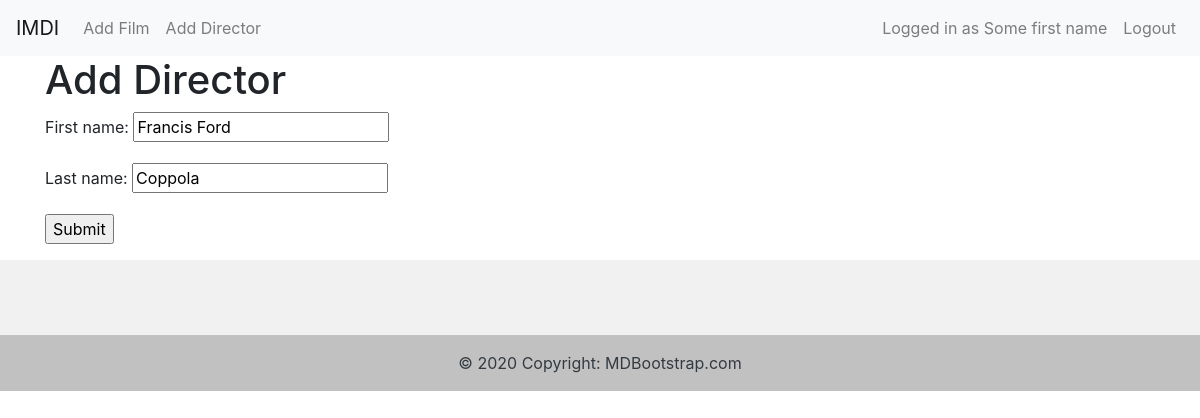
/update-director/1 (signed in), run on the app's committed database.
### accounts/models.py (models this page shows, shortened)
class CustomUser(AbstractUser):
    username = models.CharField(max_length=50, blank=True, null=True, unique=True)
    email = models.EmailField('email address', unique=True)
    first_name = models.CharField(max_length=50)
    last_name = models.CharField(max_length=50)
    phone_number = PhoneNumberField(region='IL')
    REQUIRED_FIELDS = ['first_name', 'email']

### films/models.py (models this page shows, shortened)
class Director(models.Model):
    first_name = models.CharField(max_length=100)
    last_name = models.CharField(max_length=100)

### films/views.py (the view, shortened to what this page needs)
# urls.py: path('update-director/<pk>', views.DirectorUpdateView.as_view(), name='update_director'),
class DirectorUpdateView(UserPassesTestMixin, generic.edit.UpdateView):
    template_name = 'director/add_director.html'
    model = Director
    fields = '__all__'
    def get_context_data(self, **kwargs):
        context = super(DirectorUpdateView, self).get_context_data(**kwargs)
        context['title'] = "Update Director"
        return context
    def test_func(self):
        return self.request.user.is_superuser

### films/templates/director/add_director.html (shortened to what this page needs)
{% extends 'partials/base.html' %}
{% block content %}
    {% include "partials/navbar.html" %}
    <div class="container">
        <h1>Add Director</h1>
        <form action="" method="POST">
            {{ form.as_p }}
            <div class="form-group">
                <input type="submit" value="Submit">
            </div>
        </form>
    </div>
{% endblock content %}

### films/templates/partials/navbar.html (shortened to what this page needs)
<nav class="navbar navbar-expand-lg navbar-light bg-light">
    <a class="navbar-brand" href="{% url 'homepage' %}">IMDI</a>
    <div class="collapse navbar-collapse" id="navbarNav">
        <ul class="navbar-nav">
            {% if user.is_superuser %}
                <li class="nav-item">
                    <a class="nav-link" href="{% url 'add_film' %}">Add Film</a>
                </li>
                <li class="nav-item">
                    <a class="nav-link" href="{% url 'add_director' %}">Add Director</a>
                </li>
            {% endif %}
        </ul>
    </div>
    <div class="navbar-collapse collapse w-50 order-3 dual-collapse2">
        <ul class="navbar-nav ml-auto">
            {% if user.is_authenticated %}
              <li class="nav-item">
                <a class="nav-link" href="{% url 'profile' %}">Logged in as {{ user.first_name }} {{ user.last_name }}</a>
              </li>
              <li class="nav-item">
                <a class="nav-link" href="{% url 'logout' %}">Logout</a>
              </li>
            {% endif %}
        </ul>
    </div>
</nav>

### data on the page
CustomUser: first_name "Some first name"
Director: first_name "Francis Ford", last_name "Coppola"
